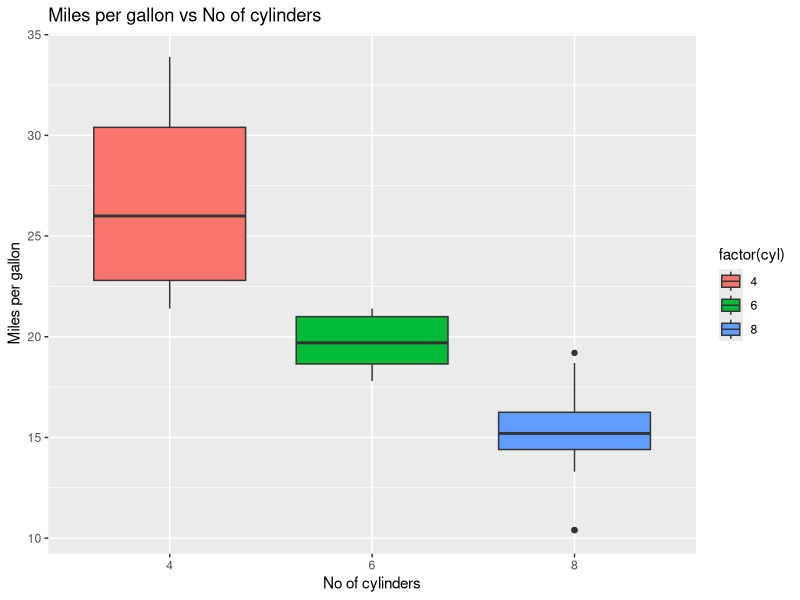

This chart was generated by the following R code:
## ---- chunk 1
library(ggplot2)
head(mtcars)
dim(mtcars)
## ---- chunk 2
ggplot(mtcars, aes(factor(cyl), mpg)) + geom_boxplot(aes(fill = factor(cyl))) +
  xlab("No of cylinders") + ylab("Miles per gallon") +
  ggtitle("Miles per gallon vs No of cylinders")

